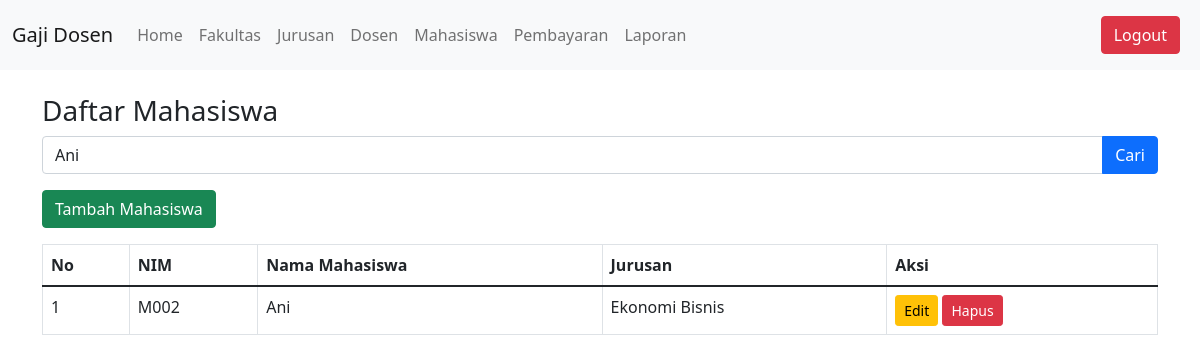
Page /mahasiswa.php?cari=Ani on the earlier database version.
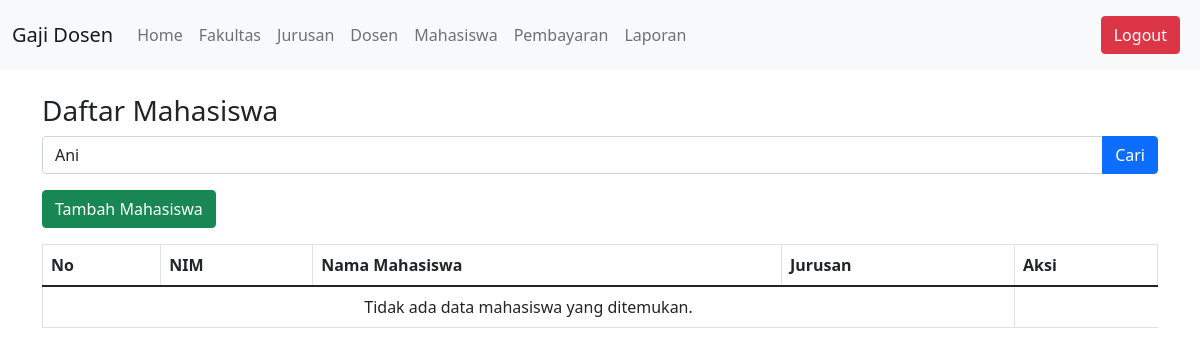
Same page on the later database version.
### tables this page shows
CREATE TABLE Mahasiswa (
    id_mahasiswa INT AUTO_INCREMENT PRIMARY KEY,
    id_user INT NOT NULL,
    nim VARCHAR(20) NOT NULL UNIQUE,
    id_jurusan INT NOT NULL,
    FOREIGN KEY (id_user) REFERENCES Users(id_user) ON DELETE CASCADE,
    FOREIGN KEY (id_jurusan) REFERENCES Jurusan(id_jurusan)
);

CREATE TABLE Users (
    id_user INT AUTO_INCREMENT PRIMARY KEY,
    nama VARCHAR(100) NOT NULL,
    username VARCHAR(50) NOT NULL UNIQUE,
    password VARCHAR(255) NOT NULL,
    role ENUM('admin','tu','dosen','mahasiswa') NOT NULL
);

CREATE TABLE Jurusan (
    id_jurusan INT AUTO_INCREMENT PRIMARY KEY,
    nama_jurusan VARCHAR(100) NOT NULL,
    id_fakultas INT NOT NULL,
    FOREIGN KEY (id_fakultas) REFERENCES Fakultas(id_fakultas)
);

### mahasiswa.php (the view, shortened to what this page needs)
<?php
include 'db.php';
$cari = isset($_GET['cari']) ? $_GET['cari'] : '';
$sql = "
    SELECT mahasiswa.id_mahasiswa,mahasiswa.nim, users.nama AS nama_mahasiswa, jurusan.nama_jurusan
    FROM mahasiswa
    INNER JOIN users ON mahasiswa.id_user = users.id_user
    INNER JOIN jurusan ON mahasiswa.id_jurusan = jurusan.id_jurusan
    WHERE users.nama LIKE ? OR jurusan.nama_jurusan LIKE ?
";
$stmt = $conn->prepare($sql);
$search_term = "%" . $cari . "%";
$stmt->bind_param("ss", $search_term, $search_term);
$stmt->execute();
$result = $stmt->get_result();
$mahasiswa = [];
if ($result && $result->num_rows > 0) {
    while ($row = $result->fetch_assoc()) {
        $mahasiswa[] = $row;
    }
}
?>
<!DOCTYPE html>
<html lang="en">
<head>
    <link href="https://cdn.jsdelivr.net/npm/bootstrap@5.1.3/dist/css/bootstrap.min.css" rel="stylesheet">
</head>
<body>
    <?php include 'navbar.php'; ?>
    <div class="container mt-4">
        <h3>Daftar Mahasiswa</h3>
        <form class="mb-3" method="get" action="mahasiswa.php">
            <div class="input-group">
                <input type="text" class="form-control" name="cari" placeholder="Cari Mahasiswa atau Jurusan" value="<?= htmlspecialchars($cari ?? ''); ?>">
                <button class="btn btn-primary" type="submit">Cari</button>
            </div>
        </form>
        <a href="tambah_mahasiswa.php" class="btn btn-success mb-3">Tambah Mahasiswa</a>
        <table class="table table-bordered">
            <thead>
                <tr>
                    <th>No</th>
                    <th>NIM</th>
                    <th>Nama Mahasiswa</th>
                    <th>Jurusan</th>
                    <th>Aksi</th>
                </tr>
            </thead>
            <tbody>
                <?php if (!empty($mahasiswa)): ?>
                    <?php foreach ($mahasiswa as $index => $data_mahasiswa): ?>
                        <tr>
                            <td><?= $index + 1; ?></td>
                            <td><?= htmlspecialchars($data_mahasiswa['nim']); ?></td>
                            <td><?= htmlspecialchars($data_mahasiswa['nama_mahasiswa']); ?></td>
                            <td><?= htmlspecialchars($data_mahasiswa['nama_jurusan']); ?></td>
                            <td>
                                <a href="edit_mahasiswa.php?id=<?= $data_mahasiswa['id_mahasiswa']; ?>" class="btn btn-warning btn-sm">Edit</a>
                                <a href="hapus_mahasiswa.php?id=<?= $data_mahasiswa['id_mahasiswa']; ?>" class="btn btn-danger btn-sm" onclick="return confirm('Apakah Anda yakin ingin menghapus mahasiswa ini?');">Hapus</a>
                            </td>
                        </tr>
                    <?php endforeach; ?>
                <?php else: ?>
                    <tr>
                        <td colspan="4" class="text-center">Tidak ada data mahasiswa yang ditemukan.</td>
                    </tr>
                <?php endif; ?>
            </tbody>
        </table>
    </div>
</body>
</html>

Differences in the rows shown:
no longer on this page (row edited): mahasiswa: nim "M002", id_user.nama "Ani", id_jurusan.nama_jurusan "Ekonomi Bisnis"
Other differences:
text now shown: "Tidak ada data mahasiswa yang ditemukan."
